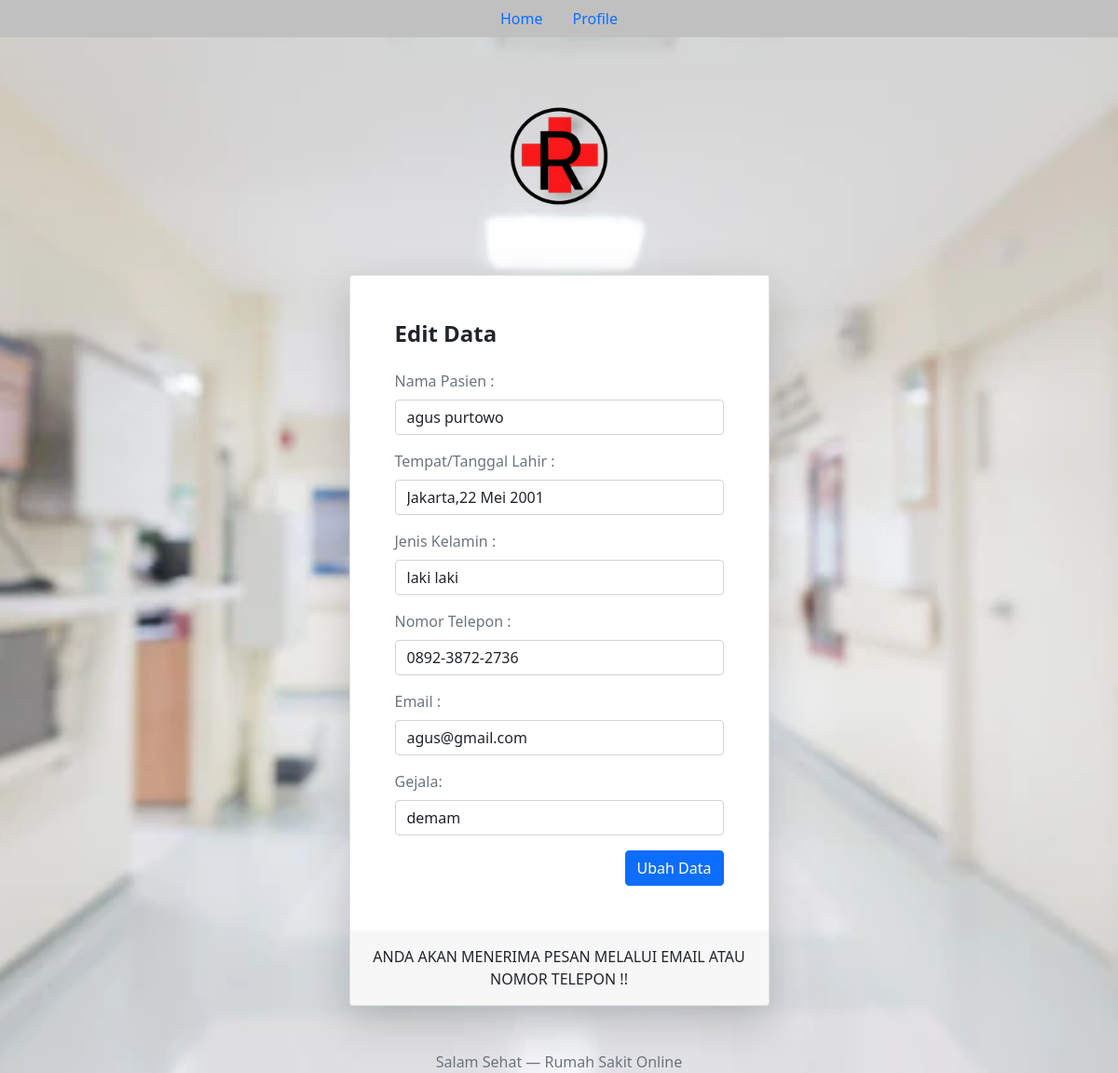
/ubah.php?id=83, run on the app's committed database.
### tables this page shows
CREATE TABLE `datapasien` (
  `id` int(11) NOT NULL,
  `Nama_Pasien` varchar(50) NOT NULL,
  `Tempat_dan_Tanggal_Lahir` varchar(50) NOT NULL,
  `Jenis_Kelamin` varchar(20) NOT NULL,
  `Nomor_Telepon` varchar(50) NOT NULL,
  `Email` varchar(50) NOT NULL,
  `Jenis_Penyakit` varchar(20) NOT NULL
);

### functions.php (called while the page is built, shortened)
<?php
    $connect = mysqli_connect("localhost", "root", "", "pendaftaran");
    function query($query){
    global $connect;
    $result = mysqli_query($connect, $query);
    $rows = [];
    while( $row = mysqli_fetch_assoc($result) ){
        $rows[] = $row;
    }
    return $rows;
}
?>

### ubah.php (the view, shortened to what this page needs)
<?php
require 'functions.php';
$id = $_GET["id"];
$pasien = query("SELECT * FROM datapasien WHERE id = $id")[0];
?>
<!DOCTYPE html>
<html lang="en">
<head>
    <link rel="stylesheet" href="style.css">
    <link href="https://cdn.jsdelivr.net/npm/bootstrap@5.0.0-beta2/dist/css/bootstrap.min.css" rel="stylesheet" />
</head>
<body>
<section class="h-100">
    <ul class="nav justify-content-center" style="position: sticky; position: -webkit-stciky; top: 0;  z-index: 1; background-color: #C0C0C0;">
          <li class="nav-item">
            <li class="nav-item">
              <a class="nav-link" href="profile/index.php">Home</a>
            </li>
            <a class="nav-link" href="content/index.php">Profile</a>
          </li>
        </ul>
      <div class="container h-100">
        <div class="row justify-content-sm-center h-100">
          <div class="col-xxl-4 col-xl-5 col-lg-5 col-md-7 col-sm-9">
            <div class="text-center my-5">
              <img src="image/logo.png" alt="logo" width="200" />
            </div>
            <div class="card shadow-lg">
              <div class="card-body p-5">
                <h1 class="fs-4 card-title fw-bold mb-4">Edit Data</h1>
                <form  action="" method="post" class="needs-validation" >
                <div class="mb-3">
                    <label class="mb-2 text-muted" for="Nama_Pasien">Nama Pasien :</label>
                    <input id="Nama_Pasien" type="text" class="form-control" name="Nama_Pasien" value="<?= $pasien["Nama_Pasien"];?>" required  />
                  </div>
                  <div class="mb-3">
                    <label class="mb-2 text-muted" for="Tempat_dan_Tanggal_Lahir">Tempat/Tanggal Lahir :</label>
                    <input id="Tempat_dan_Tanggal_Lahir" type="text" class="form-control" name="Tempat_dan_Tanggal_Lahir" value="<?= $pasien["Tempat_dan_Tanggal_Lahir"];?>" required  />
                  </div>
                  <div class="mb-3">
                    <label class="mb-2 text-muted" for="Jenis_Kelamin">Jenis Kelamin :</label>
                    <input id="Jenis_Kelamin" type="text" class="form-control" name="Jenis_Kelamin" value="<?= $pasien["Jenis_Kelamin"];?>" required/>
                  </div>
                  <div class="mb-3">
                    <label class="mb-2 text-muted" for="Nomor_Telepon">Nomor Telepon :</label>
                    <input id="Nomor_Telepon" type="text" class="form-control" name="Nomor_Telepon" value="<?= $pasien["Nomor_Telepon"];?>" required />
                  </div>
                  <div class="mb-3">
                    <label class="mb-2 text-muted" for="Email">Email :</label>
                    <input id="Email" type="text" class="form-control" name="Email" value="<?= $pasien["Email"];?>" required />
                  </div>
                  <div class="mb-3">
                    <label class="mb-2 text-muted" for="Jenis_Penyakit">Gejala:</label>
                    <input id="Jenis_Penyakit" type="text" class="form-control" name="Jenis_Penyakit" value="<?= $pasien["Jenis_Penyakit"];?>" required/>
                  </div>
                  <div class="d-flex align-items-center">
                    <button type="submit" class="btn btn-primary ms-auto" name="submit">Ubah Data</button>
                  </div>
                </form>
              </div>
              <div class="card-footer py-3 border-0">
                <div class="text-center"> ANDA AKAN MENERIMA PESAN MELALUI EMAIL ATAU NOMOR TELEPON !!</div>
              </div>
            </div>
            <div class="text-center mt-5 text-muted">Salam Sehat &mdash; Rumah Sakit Online</div>
          </div>
        </div>
      </div>
    </section>
</body>
</html>

### style.css (style rules this page uses)
body { background-image: url('image/hospital.png'); background-attachment: fixed; background-position: center; background-repeat: no-repeat; background-size: cover; }

### data on the page
datapasien: Nama_Pasien "agus purtowo", Tempat_dan_Tanggal_Lahir "Jakarta,22 Mei 2001", Jenis_Kelamin "laki laki", Nomor_Telepon "0892-3872-2736", Email "agus@gmail.com", Jenis_Penyakit "demam"
